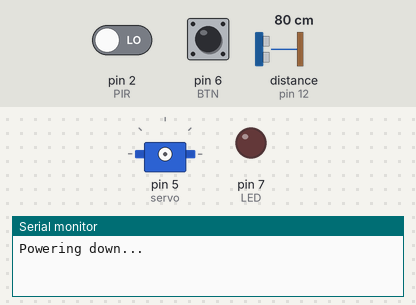
Bench run of a sketch on a simulated Arduino Uno, built with avr-gcc and run on an emulated ATmega328P. Parts: servo, output pins drawn as LEDs (lit = HIGH), the last lines printed to the serial monitor. The inputs (shaded band) are chosen by the test bench; at power-on: pin 2 (PIR) LOW, distance to the obstacle (sensor on pin 12) 80 cm, pin 6 (BTN) LOW. The echo pulse lasts 58.3 µs per cm; sleep ends after the set time or at an interrupt; random numbers use the default seed unless the sketch sets one; pins used as bus, display or sensor lines are not drawn.

Above: at 1.2 s.
1.3 s: pin 2 (PIR) driven HIGH
At 1.38 s:
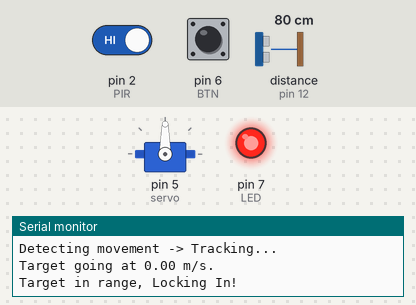
4.3 s: distance to the obstacle (sensor on pin 12) set to 94 cm
7.3 s: distance to the obstacle (sensor on pin 12) set to 102 cm
At 7.7 s:
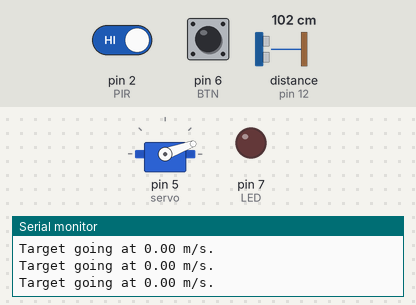
8.8 s: distance to the obstacle (sensor on pin 12) set to 2 cm
At 8.91 s:
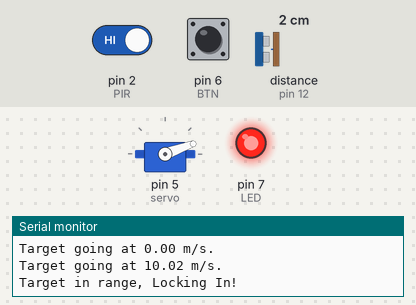
11.8 s: pin 6 (BTN) pulled HIGH for 1 s
At 13.0 s:
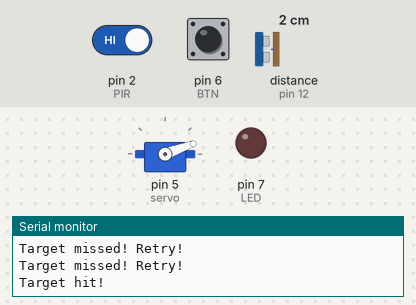
Timing chart, 0 to 14.8 s (numbered marks = the images above; inputs shaded):
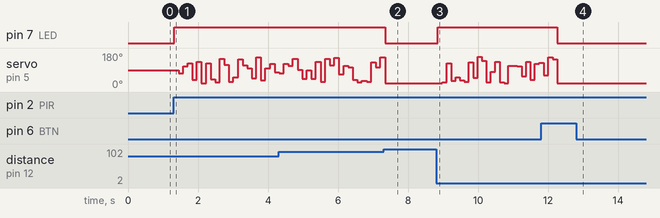

The sketch:

topGun.ino
```cpp
#include <Arduino.h>
#include <Setup.h>
#include <StateUtils.h>

void setup() {
  Setup();
}

void loop() {
  switch(currentState){
    case STANDBY:
      Standby();
      break;
    case TRACKING:
      Tracking();
      break;
    case LOCKIN:
      LockIn();
      break;
  }
}
```

Setup.cpp
```cpp
#include <Setup.h>

const int PIR = 2;
const int LED = 7;
const int BTN = 6;
const int SERVO = 5;
const int TRIG = 13;
const int ECHO = 12;
const int TIMER_PERIOD = 100;

// Parameters needed for the servo
int pos;
int delta;
// ------------------------------

// Misc
bool printedStandby = false;
bool buttonPressed = false;
// ------------------------------

const int triggerDistance = 100;
const int outOfRangeDist = 350;

Timer* timer;
ServoMotor* pMotor;
DistanceSensor distanceSensor(TRIG, ECHO);

States currentState;

void Setup(){
  Serial.begin(115200);
  pinMode(BTN, INPUT);
  pinMode(LED, OUTPUT);
  pinMode(PIR, INPUT);
  attachInterrupt(digitalPinToInterrupt(PIR), wakeUp, RISING);
  pMotor = new ServoMotorImpl(SERVO);
  pos = 0;
  delta = 1;
  currentState = STANDBY;
  timer = new Timer();
  timer->setupPeriod(TIMER_PERIOD);
}
```

Setup.h
```cpp
#ifndef __SETUP__
#define __SETUP__
#include <servo_motor_impl.h>
#include <servo_motor.h>
#include <UDS.h>
#include <Timer.h>
#include <SleepUtils.h>

// All needed variables for the code are initialized here

void Setup();

extern ServoMotor* pMotor;
extern DistanceSensor distanceSensor;
extern Timer* timer;

enum States{
  STANDBY,
  TRACKING,
  LOCKIN
};
extern States currentState;

extern const int PIR;
extern const int LED;
extern const int BTN;
extern const int TIMER_PERIOD;

extern int pos;
extern int delta;
extern bool printedStandby;
extern bool buttonPressed;
extern const int triggerDistance;
extern const int outOfRangeDist;

#endif
```

SleepUtils.cpp
```cpp
#include <SleepUtils.h>

void wakeUp(){
  Serial.println("Detecting movement -> Tracking...");
  currentState = TRACKING;
}

void Sleep(){
      set_sleep_mode(SLEEP_MODE_PWR_DOWN);
      sleep_enable();
      sleep_mode();
      sleep_disable();
}
```

SleepUtils.h
```cpp
#ifndef __SLEEPUTILS__
#define __SLEEPUTILS__

#include <avr/sleep.h>
#include <avr/interrupt.h>
#include <Setup.h>

// Functions needed to enter/exit sleep mode

void wakeUp();
void Sleep();

#endif
```

StateUtils.cpp
```cpp
#include <StateUtils.h>

void Standby(){
    if(!printedStandby) {
        Serial.println("Powering down...");
        printedStandby = true;
    }

    // Check SleepUtils.h and .cpp to see what this function does
    Sleep();
}

void Tracking(){
    // Calculates and prints velocity (See UDS.h and .cpp files)
    Serial.print("Target going at ");
    Serial.print(distanceSensor.getVelocity());
    Serial.println(" m/s.");

    // Targeting range and state guards
    if((distanceSensor.getDistance()) < triggerDistance) {
      Serial.println("Target in range, Locking In! ");
      currentState = LOCKIN;
    }
    if((distanceSensor.getDistance()) > outOfRangeDist) {
      Serial.println("Target out of range, going STANDBY! ");
      currentState = STANDBY;
    }
}

void LockIn(){
    digitalWrite(LED, HIGH);
    pMotor->on();
    pos = (int)random(0,180);
    buttonPressed = digitalRead(BTN);
    delay(125);
    pMotor->setPosition(pos);
    int randInt = (int) random(0, 10);

    // Checks if target escaped (over 100cm threshold)
    if((distanceSensor.getDistance()) > triggerDistance){
        Serial.println("Target escaped... tracking.");
        buttonPressed = false;
        printedStandby = false;
        digitalWrite(LED, LOW);
        pos = 0;
        pMotor->setPosition(pos);
        delay(100);
        pMotor->off();
        currentState = TRACKING;
    }

    // Parses if user shot at the target
    if(buttonPressed){
        // Probability of 50% to miss
        if(randInt % 2 == 0) {
            Serial.println("Target hit!");
            buttonPressed = false;
            printedStandby = false;
            digitalWrite(LED, LOW);
            pos = 0;
            pMotor->setPosition(pos);
            delay(1000);
            pMotor->off();
            currentState = STANDBY;
        } else {
            Serial.println("Target missed! Retry!");
            buttonPressed = false;
        }
    }
}
```

StateUtils.h
```cpp
#ifndef __STATEUTILS__
#define __STATEUTILS__

#include <Setup.h>
#include <SleepUtils.h>
#include <UDS.h>

// State changes are stored here

void Standby();
void Tracking();
void LockIn();

#endif
```

Timer.cpp
```cpp
#include "Timer.h"
#include "Arduino.h"

volatile bool timerFlag;

ISR(TIMER1_COMPA_vect){
  timerFlag = true;
}

Timer::Timer(){
  timerFlag = false;
}

void Timer::setupFreq(int freq){

  // disabling interrupt
  cli();

  TCCR1A = 0; // set entire TCCR1A register to 0
  TCCR1B = 0; // same for TCCR1B
  TCNT1  = 0; //initialize counter value to 0

  /*
   * set compare match register
   *
   * OCR1A = (16*2^20) / (100*PRESCALER) - 1 (must be < 65536)
   *
   * assuming a prescaler = 1024 => OCR1A = (16*2^10)/freq
   */
  OCR1A = 16*1024/freq;
  // turn on CTC mode
  TCCR1B |= (1 << WGM12);
  // Set CS11 for 8 prescaler
  TCCR1B |= (1 << CS12) | (1 << CS10);
  // enable timer compare interrupt
  TIMSK1 |= (1 << OCIE1A);

  // enabling interrupt
  sei();

}

/* period in ms */
void Timer::setupPeriod(int period){

  // disabling interrupt
  cli();

  TCCR1A = 0; // set entire TCCR1A register to 0
  TCCR1B = 0; // same for TCCR1B
  TCNT1  = 0; //initialize counter value to 0

  /*
   * set compare match register
   *
   * OCR1A = (16*2^20) / (100*PRESCALER) - 1 (must be < 65536)
   *
   * assuming a prescaler = 1024 => OCR1A = (16*2^10)* period/1000 (being in ms)
   */
  OCR1A = 16.384*period;
  // turn on CTC mode
  TCCR1B |= (1 << WGM12);
  // Set CS11 for 8 prescaler
  TCCR1B |= (1 << CS12) | (1 << CS10);
  // enable timer compare interrupt
  TIMSK1 |= (1 << OCIE1A);

  // enabling interrupt
  sei();

}

void Timer::waitForNextTick(){
  /* wait for timer signal */
  while (!timerFlag){}
  timerFlag = false;

}
```

Timer.h
```cpp
#ifndef __TIMER__
#define __TIMER__

class Timer {

public:
  Timer();
  void setupFreq(int freq);
  /* period in ms */
  void setupPeriod(int period);
  void waitForNextTick();

};

extern volatile bool timerFlag;

#endif
```

UDS.cpp
```cpp
#include <Setup.h>

// Initializes sensor parameters
DistanceSensor::DistanceSensor(int trigger, int eLocator):
    trig(trigger),
    echo(eLocator),
    vs(331.45 + 0.62 * 20)

// Constructor body
{
    pinMode(trig, OUTPUT);
    pinMode(echo, INPUT);
}

// Function to calculate the distance
float DistanceSensor::getDistance() {
    digitalWrite(trig, LOW);
    delayMicroseconds(10);

    digitalWrite(trig, HIGH);
    delayMicroseconds(10);
    digitalWrite(trig, LOW);

    long tUS = pulseInLong(echo, HIGH);

    double t = tUS / 1e6 / 2.0;
    double d = t * vs;
    return d * 100;
}

// Calculates velocity in m/s
float DistanceSensor::getVelocity(){
    float vel;
    float d1 = getDistance();
    timer->waitForNextTick();
    float d2 = getDistance();
    float distDiff = d1 - d2;
    if(distDiff < 0){
        distDiff = -distDiff;
    }

    // 0.1s is the time elapsed between movement
    vel = (distDiff / 100) / 0.1;

    return vel;
}
```

UDS.h
```cpp
#ifndef __UDS__
#define  __UDS__

// Ultrasonic Distance Sensor

#include <Setup.h>

class DistanceSensor {
    private:
        int trig;
        int echo;
        const double vs;

    public:
        DistanceSensor(int trigger, int eLocator);
        float getDistance();
        float getVelocity();
};

#endif
```

servo_motor.h
```cpp
#ifndef __SERVO_MOTOR__
#define __SERVO_MOTOR__

class ServoMotor {

public:
  virtual void on() = 0;
  virtual void setPosition(int angle) = 0;
  virtual void off() = 0;
};

#endif
```

servo_motor_impl.cpp
```cpp
#include "servo_motor_impl.h"
#include "Arduino.h"

ServoMotorImpl::ServoMotorImpl(int pin){
  this->pin = pin;
}

void ServoMotorImpl::on(){
  motor.attach(pin);
}

void ServoMotorImpl::setPosition(int angle){
  // 750 -> 0, 2250 -> 180
  // 750 + angle*(2250-750)/180
  float coeff = (2250.0-750.0)/180;
  motor.write(750 + angle*coeff);
}

void ServoMotorImpl::off(){
  motor.detach();
}
```

servo_motor_impl.h
```cpp
#ifndef __SERVO_MOTOR_IMPL__
#define __SERVO_MOTOR_IMPL__

#include "servo_motor.h"
#include <arduino.h>
#include "ServoTimer2.h"

class ServoMotorImpl: public ServoMotor {

public:
  ServoMotorImpl(int pin);

  void on();
  void setPosition(int angle);
  void off();

private:
  int pin;
  ServoTimer2 motor;
};

#endif
```

Measured:
- the behaviour switches between 99 and 100 cm on distance to the obstacle (sensor on pin 12) (found by bisection; images 1 and 2)
- after the input at 1.3 s, pin 7 (LED): LOW → HIGH at once; servo on pin 5 (servo): 90° → 74° after 0.15 s, → 111° 0.13 s later, → 125° 0.13 s later, → 39° 0.13 s later, … (22 changes in this stretch)
- after the input at 7.3 s, pin 7 (LED): HIGH → LOW after 0.05 s
- after the input at 8.8 s, pin 7 (LED): LOW → HIGH after 0.05 s; servo on pin 5 (servo): 20° → 24° after 0.18 s, → 127° 0.13 s later, → 33° 0.13 s later, → 51° 0.13 s later, … (23 changes in this stretch)
- after the input at 11.8 s, pin 7 (LED): HIGH → LOW after 0.46 s
